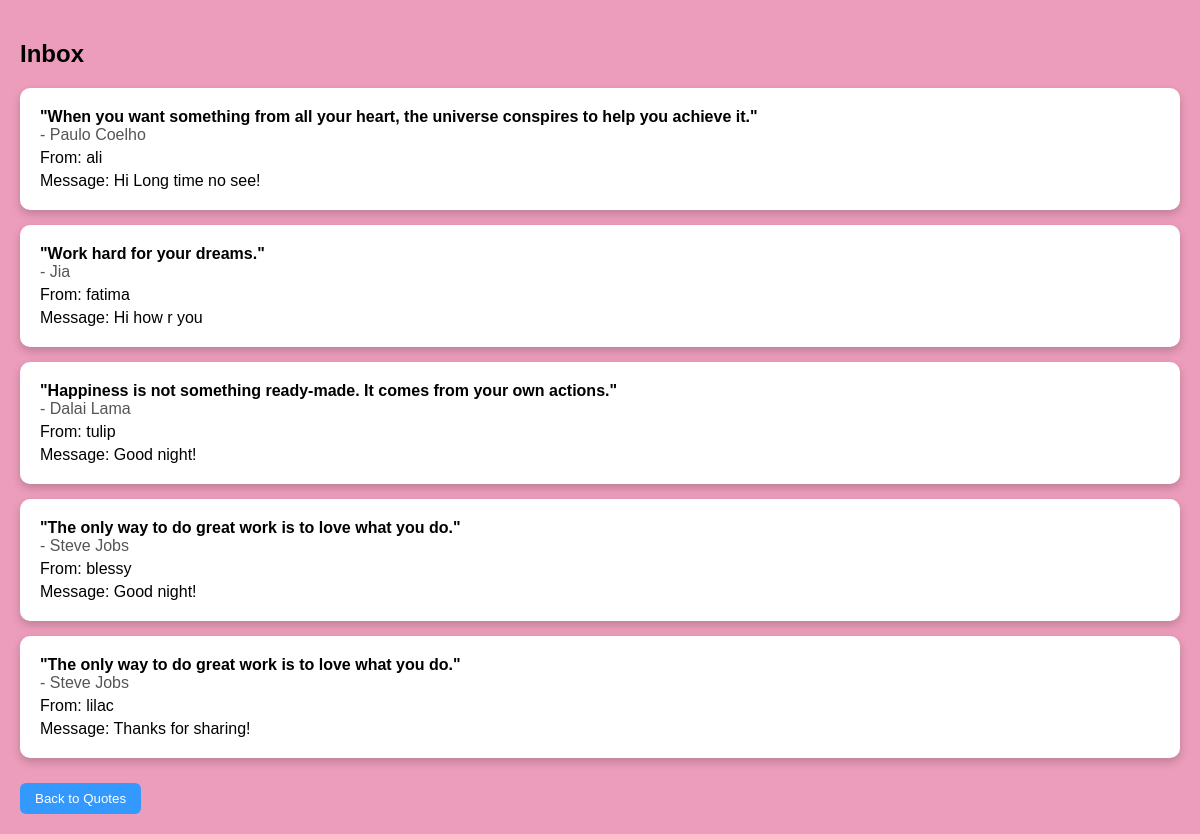
Page /inbox (signed in) on the earlier database version.
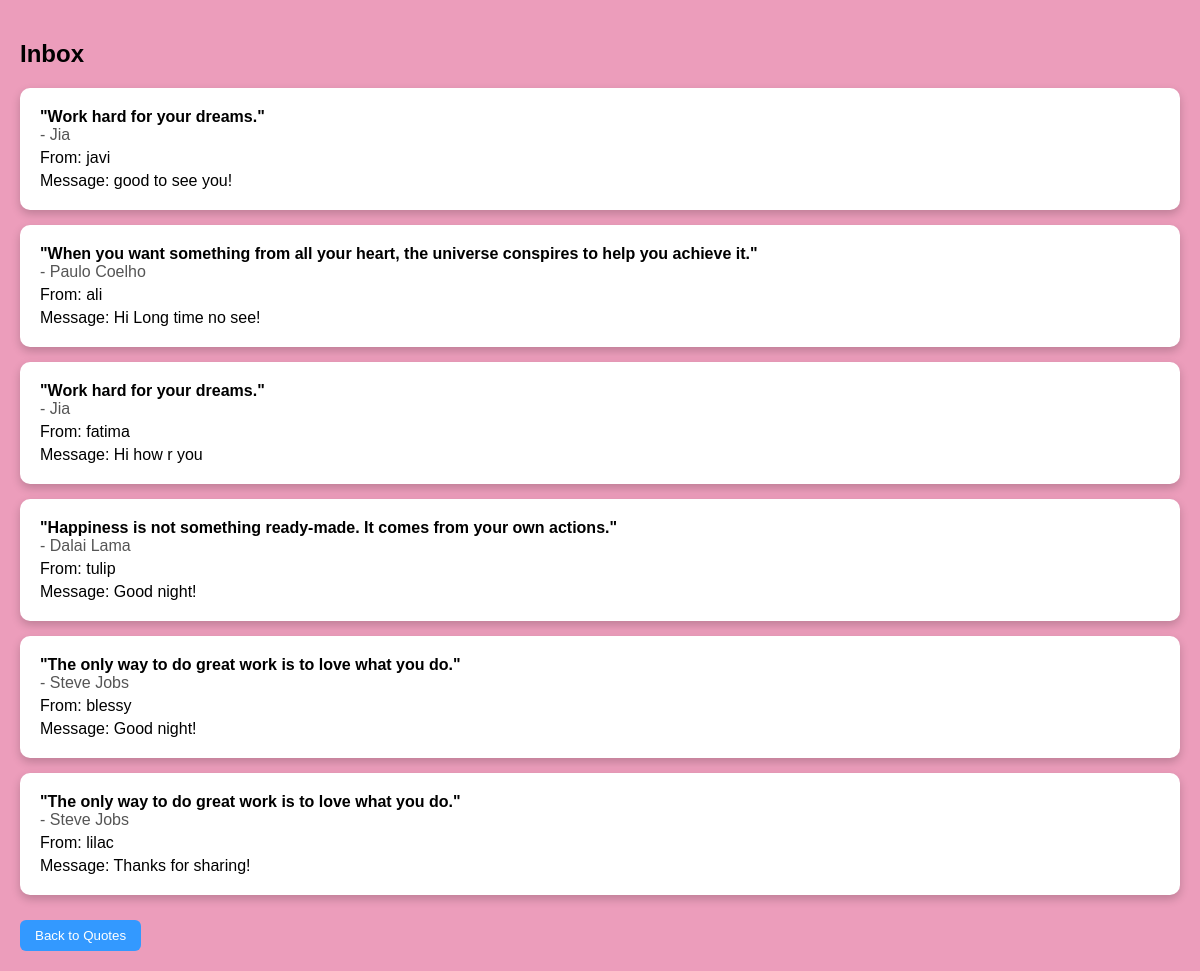
Same page on the later database version.
### tables this page shows
CREATE TABLE messages (
    id INTEGER PRIMARY KEY AUTOINCREMENT,
    sender_id INTEGER NOT NULL,
    receiver_id INTEGER NOT NULL,
    quote_text TEXT NOT NULL,
    quote_author TEXT NOT NULL,
    message TEXT,
    timestamp DATETIME DEFAULT CURRENT_TIMESTAMP,
    FOREIGN KEY(sender_id) REFERENCES users(id),
    FOREIGN KEY(receiver_id) REFERENCES users(id)
);

CREATE TABLE users (
    id INTEGER PRIMARY KEY AUTOINCREMENT,
    username TEXT UNIQUE NOT NULL,
    password TEXT NOT NULL
);

### app.py (the view)
@app.route("/inbox")
@login_required
def inbox():
    conn = get_db()
    cur = conn.cursor()
    cur.execute("""
        SELECT u.username AS sender, m.quote_text AS quote, m.quote_author AS author, m.message AS extra_message
        FROM messages m
        JOIN users u ON m.sender_id = u.id
        WHERE m.receiver_id = ?
        ORDER BY m.id DESC
    """, (session["user_id"],))
    messages = cur.fetchall()
    conn.close()
    return render_template("inbox.html", messages=messages)

### app.py (called while the page is built)
def login_required(f):
    @wraps(f)
    def decorated_function(*args, **kwargs):
        if "user_id" not in session:
            flash("Please login first.")
            return redirect("/login")
        return f(*args, **kwargs)
    return decorated_function

def get_db():
    conn = sqlite3.connect(DATABASE)
    conn.row_factory = sqlite3.Row
    return conn

### templates/inbox.html (shortened to what this page needs)
<!DOCTYPE html>
<html lang="en">
<head>
</head>
<body>
    <h2>Inbox</h2>
    {% for msg in messages %}
        <div class="message-card">
            <div class="quote">"{{ msg['quote'] }}"</div>
            <div class="author">- {{ msg['author'] }}</div>
            <div class="sender">From: {{ msg['sender'] }}</div>
            {% if msg['extra_message'] %}
            <div class="extra">Message: {{ msg['extra_message'] }}</div>
            {% endif %}
        </div>
    {% else %}
        <p>No messages yet.</p>
    {% endfor %}
    <form action="/" method="get">
        <button type="submit">Back to Quotes</button>
    </form>
</body>
</html>

### templates/inbox.html (style rules this page uses)
body { font-family: Arial, sans-serif; background-color: #ec9dbb; margin: 0; padding: 20px; }
.message-card { background-color: white; padding: 20px; margin-bottom: 15px; border-radius: 10px; box-shadow: 0 4px 10px rgba(0,0,0,0.2); }
.quote { font-weight: bold; }
.author { color: #555; }
.sender, .extra { margin-top: 5px; }
button { background-color: #3399ff; color: white; border: none; padding: 8px 15px; border-radius: 6px; cursor: pointer; margin-top: 10px; }

Differences in the rows shown:
added messages: quote "Work hard for your dreams.", author "Jia", sender "javi", extra_message "good to see you!"
